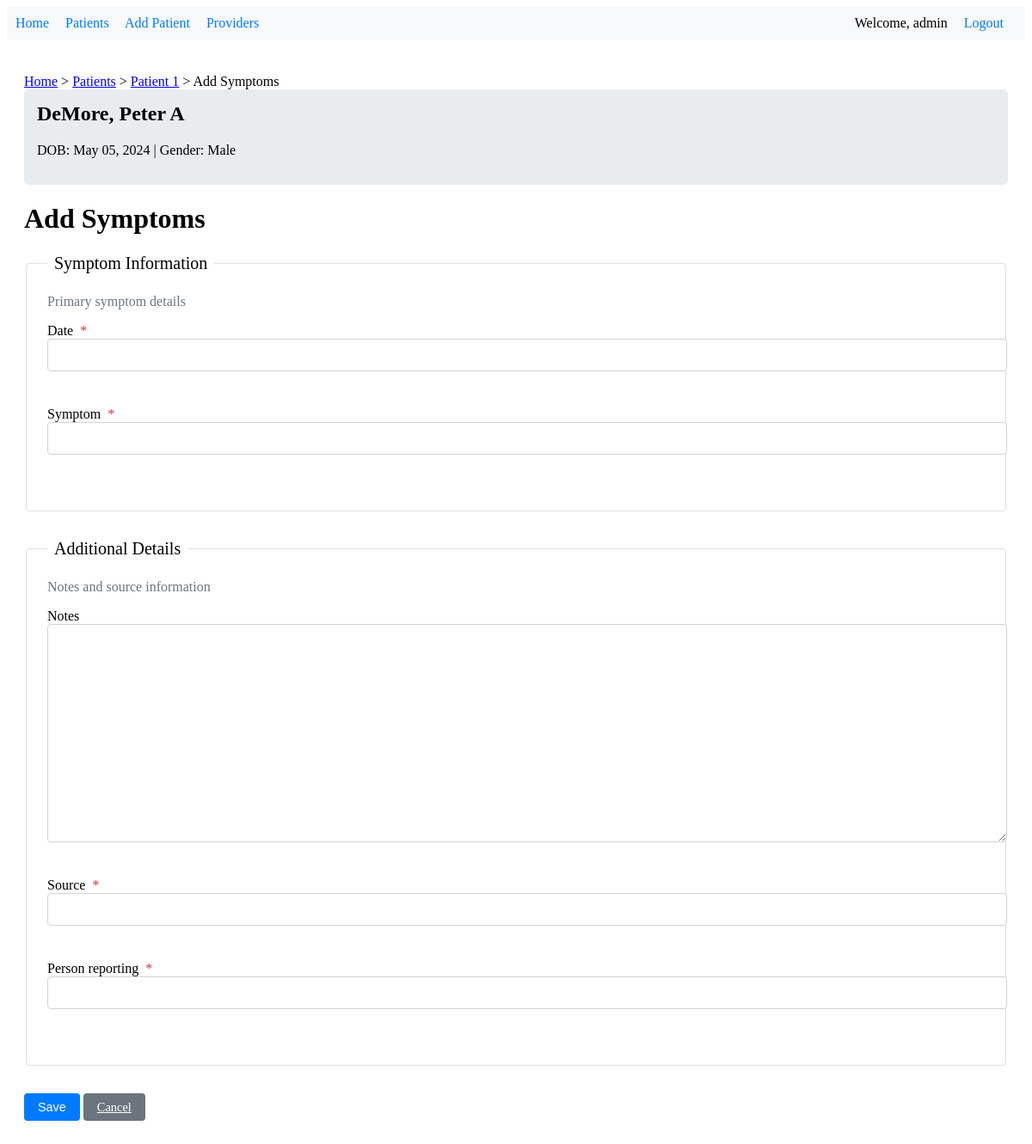
The app's page /patient/1/symptoms/add/ (signed in) with its own data.
### patient_records/models.py (models this page shows, shortened)
class Patient(models.Model):
    GENDER_CHOICES = [
        ('M', 'Male'),
        ('F', 'Female'),
        ('O', 'Other'),
    ]
    id = models.AutoField(primary_key=True)
    date = models.DateField()
    allergies = models.TextField(blank=True, null=True)
    code_status = models.CharField(max_length=50, blank=True, null=True)
    poa_name = models.CharField(max_length=100)
    relationship = models.CharField(max_length=50, blank=True, null=True)
    poa_contact = models.CharField(max_length=100)
    veteran = models.BooleanField(default=False)
    veteran_spouse = models.BooleanField(default=False)
    marital_status = models.CharField(max_length=50, blank=True, null=True)
    street_address = models.CharField(max_length=255, blank=True, null=True)
    city = models.CharField(max_length=100, blank=True, null=True)
    state = models.CharField(max_length=100, blank=True, null=True)
    zip = models.CharField(max_length=20, blank=True, null=True)
    patient_phone = models.CharField(max_length=20, blank=True, null=True)
    patient_email = models.EmailField(blank=True, null=True)
    last_updated = models.DateTimeField(auto_now=True)
    modified_by = models.ForeignKey(User, on_delete=models.SET_NULL, null=True, blank=True)
    patient_number = models.CharField(max_length=10, unique=True, editable=False, null=True, blank=True)
    first_name = models.CharField(max_length=50, null=True, blank=True)
    middle_name = models.CharField(max_length=50, blank=True, null=True)
    last_name = models.CharField(max_length=50, null=True, blank=True)
    date_of_birth = models.DateField(null=True, blank=True)
    gender = models.CharField(max_length=1, choices=GENDER_CHOICES, null=True, blank=True)
    ssn = models.CharField(max_length=11, verbose_name="SSN", null=True, blank=True)
    height_cm = models.DecimalField(max_digits=5, decimal_places=2, verbose_name="Height (cm)", null=True, blank=True)
    height_inches = models.DecimalField(max_digits=5, decimal_places=2, verbose_name="Height (inches)", null=True, blank=True)
    def get_gender_display(self):
        return dict(self.GENDER_CHOICES).get(self.gender, 'None')

class Symptoms(models.Model):
    id = models.CharField(max_length=100, primary_key=True)
    patient = models.ForeignKey(Patient, on_delete=models.CASCADE)
    date = models.DateField()
    symptom = models.CharField(max_length=200)
    notes = models.TextField(blank=True)
    source = models.CharField(max_length=100)
    person_reporting = models.CharField(max_length=200)

### patient_records/views.py (the view)
# urls.py: path('patient/<str:patient_id>/symptoms/add/', views.add_symptoms, name='add_symptoms'),
@login_required
def add_symptoms(request, patient_id):
    patient = get_object_or_404(Patient, id=patient_id)
    breadcrumbs = [
        {'label': 'Patients', 'url': reverse('patient_list')},
        {'label': f'Patient {patient.id}', 'url': reverse('patient_detail', args=[patient.id])},
        {'label': 'Add Symptoms', 'url': None}
    ]
    if request.method == 'POST':
        form = SymptomsForm(request.POST)
        if form.is_valid():
            symptom = form.save(commit=False)
            symptom.patient = patient
            symptom.save()
            messages.success(request, 'Symptoms added successfully!')
            return redirect('patient_detail', patient_id=patient_id)
    else:
        form = SymptomsForm(initial={'patient': patient})
    context = {
        'form': form,
        'patient': patient,
        'breadcrumbs': breadcrumbs,
        'form_title': 'Add Symptoms'
    }
    return render(request, 'patient_records/add_symptoms.html', context)

### patient_records/forms.py
class SymptomsForm(SectionedForm):
    class Meta:
        model = Symptoms
        fields = ['date', 'symptom', 'notes', 'source', 'person_reporting']
    def get_sections(self):
        return [
            {
                'title': 'Symptom Information',
                'description': 'Primary symptom details',
                'fields': ['date', 'symptom']
            },
            {
                'title': 'Additional Details',
                'description': 'Notes and source information',
                'fields': ['notes', 'source', 'person_reporting']
            }
        ]

### patient_records/forms.py (called while the page is built, shortened)
    def setup_fields(self):
        for field_name, field in self.fields.items():
            css_classes = field.widget.attrs.get('class', '')
            field.widget.attrs['class'] = f'form-control {css_classes}'.strip()
            if field.required:
                field.widget.attrs['required'] = 'required'
            if isinstance(field, forms.DateField):
                field.widget.attrs['max'] = datetime.date.today().isoformat()
            if field_name == 'ssn':
                field.widget.attrs['pattern'] = r'^\d{3}-?\d{2}-?\d{4}$'
                field.widget.attrs['data-validation-message'] = 'Please enter a valid SSN (XXX-XX-XXXX)'
            if field_name in ['phone', 'fax']:
                field.widget.attrs['pattern'] = r'^\(\d{3}\)\s?\d{3}-\d{4}$'
                field.widget.attrs['data-validation-message'] = 'Please enter a valid phone number (XXX) XXX-XXXX'

    @property
    def sections(self):
        return self.get_sections()

### patient_records/templatetags/form_tags.py (called while the page is built)
@register.filter
def get_field(form, field_name):
    try:
        return form[field_name]
    except KeyError:
        return None

### patient_records/templatetags/patient_tags.py (called while the page is built)
@register.filter
def full_name(patient):
    if patient.middle_name:
        return f"{patient.last_name}, {patient.first_name} {patient.middle_name}"
    return f"{patient.last_name}, {patient.first_name}"

### patient_records/templates/patient_records/add_symptoms.html
{% extends 'patient_records/base_form.html' %}
{% block title %}Add Symptoms{% endblock %}

### patient_records/templates/components/_navigation.html
{% if user.is_authenticated %}
    <nav>
        <a href="{% url 'home' %}">Home</a>
        <a href="{% url 'patient_list' %}">Patients</a>
        <a href="{% url 'add_patient' %}">Add Patient</a>
        <a href="{% url 'provider_list' %}">Providers</a>
        <div class="user-nav">
            <span>Welcome, {{ user.username }}</span>
            <a href="{% url 'logout' %}">Logout</a>
        </div>
    </nav>
{% endif %}

### patient_records/templates/components/_patient_header.html (shortened to what this page needs)
{% load patient_tags %}
<div class="patient-header">
    <h2>{{ patient|full_name }}</h2>
    <p>
        DOB: {{ patient.date_of_birth|date:"M d, Y" }} |
        Gender: {{ patient.get_gender_display }}
    </p>
</div>

### patient_records/templates/patient_records/partials/_form_field.html (shortened to what this page needs)
<div class="field-wrapper">
    <label for="{{ field.id_for_label }}" class="form-label">
        {{ field.label }}
        {% if field.field.required %}
            <span class="required">*</span>
        {% endif %}
    </label>
    {{ field }}
    <div class="field-error" aria-live="polite">
    </div>
</div>

### patient_records/templates/patient_records/base.html (style rules this page uses)
nav { background-color: #f8f9fa; padding: 10px; margin-bottom: 20px; }
nav a { margin-right: 15px; text-decoration: none; color: #007bff; }
.user-nav { float: right; }
.user-nav span { margin-right: 15px; }
.patient-header { background-color: #e9ecef; padding: 15px; margin-bottom: 20px; border-radius: 5px; }
.patient-header h2 { margin-top: 0; }
.field-wrapper { position: relative; margin-bottom: 1rem; }
.field-error { color: #dc3545; font-size: 0.875rem; margin-top: 0.25rem; min-height: 1.5em; }
.form-label { font-weight: 500; }
.required { color: #dc3545; margin-left: 0.25rem; }
.field-wrapper { margin-bottom: 1rem; }
.required { color: #dc3545; }

### patient_records/templates/patient_records/base_form.html (style rules this page uses)
.field-wrapper { margin-bottom: 1rem; position: relative; }
.field-error { color: #dc3545; font-size: 0.875rem; margin-top: 0.25rem; min-height: 1.5em; }
.form-control { display: block; width: 100%; padding: 0.375rem 0.75rem; font-size: 1rem; line-height: 1.5; border: 1px solid #ced4da; border-radius: 0.25rem; transition: border-color 0.15s ease-in-out; }

### records on screen
Patient: middle_name+last_name+first_name "DeMore, Peter A", date_of_birth "May 05, 2024", gender "Male"

### other values on screen
{{ user.username }} "admin"
{{ breadcrumb.label }} "Patients" "Patient 1"
{{ breadcrumb.label }} "Add Symptoms"
{{ section.title }} "Symptom Information" "Additional Details"
{{ section.description }} "Primary symptom details" "Notes and source information"
{{ field.label }} "Date" "Symptom" "Notes" "Source" "Person reporting"
{{ submit_label|default:"Save" }} "Save"
